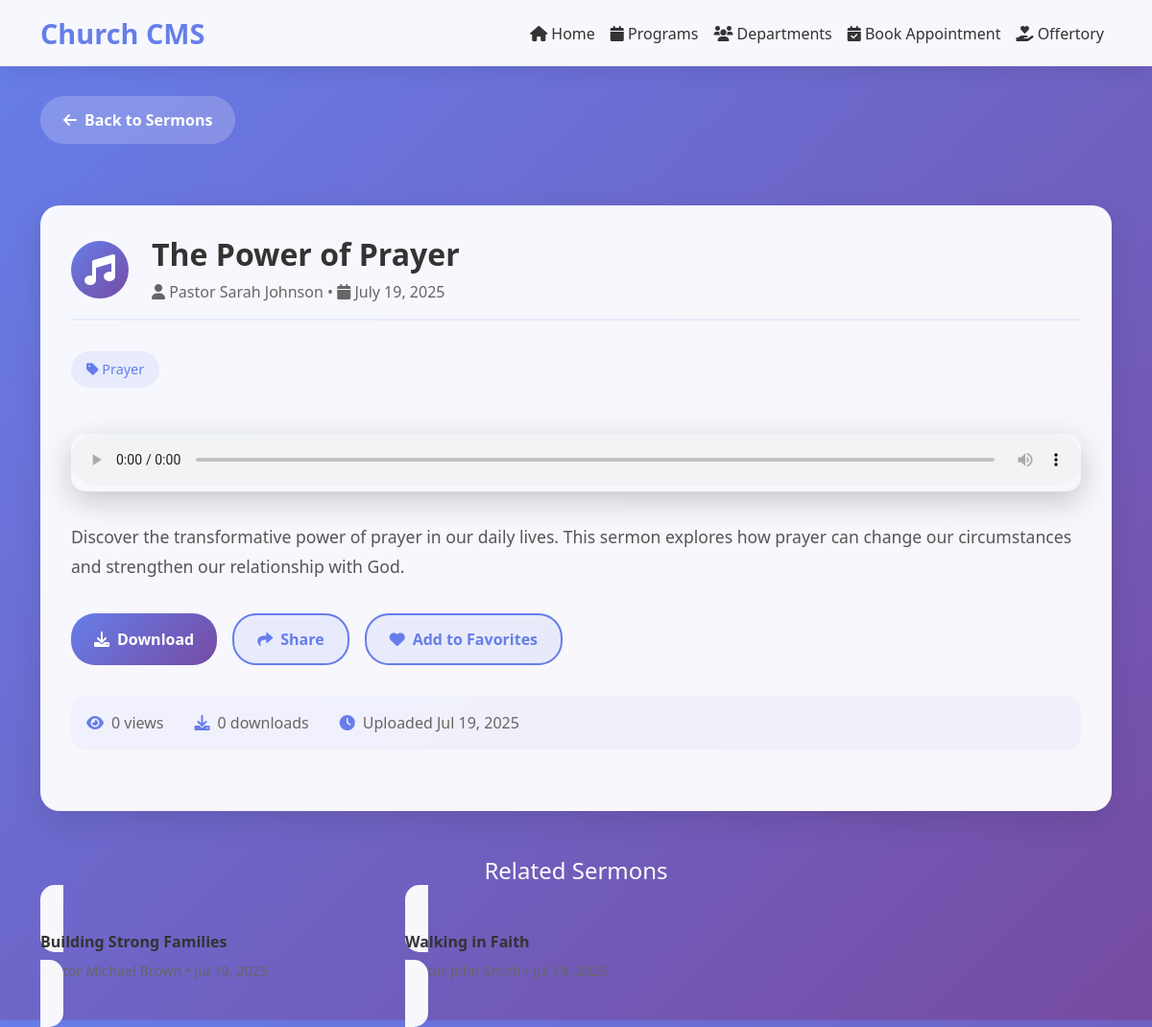
The app's page /CMS-Web/view-content.php?id=2 with its own data.
### tables this page shows
CREATE TABLE content (
    id INT AUTO_INCREMENT PRIMARY KEY,
    type ENUM('sermon', 'testimony') NOT NULL,
    title VARCHAR(255) NOT NULL,
    author VARCHAR(255) NOT NULL,
    description TEXT NOT NULL,
    category VARCHAR(100),
    file_path VARCHAR(500) NOT NULL,
    file_type VARCHAR(50),
    file_size INT,
    upload_date DATETIME DEFAULT CURRENT_TIMESTAMP,
    views INT DEFAULT 0,
    downloads INT DEFAULT 0,
    likes INT DEFAULT 0,  
    status ENUM('active', 'inactive') DEFAULT 'active',
    created_at TIMESTAMP DEFAULT CURRENT_TIMESTAMP,
    updated_at TIMESTAMP DEFAULT CURRENT_TIMESTAMP ON UPDATE CURRENT_TIMESTAMP
);

### CMS-Web/config/database.php (called while the page is built, shortened)
<?php
function getDBConnection() {
    try {
        $pdo = new PDO(
            "mysql:host=" . DB_HOST . ";dbname=" . DB_NAME . ";charset=utf8mb4",
            DB_USER,
            DB_PASS,
            [
                PDO::ATTR_ERRMODE => PDO::ERRMODE_EXCEPTION,
                PDO::ATTR_DEFAULT_FETCH_MODE => PDO::FETCH_ASSOC,
                PDO::ATTR_EMULATE_PREPARES => false
            ]
        );
        return $pdo;
    } catch (PDOException $e) {
        die("Connection failed: " . $e->getMessage());
    }
}
?>

### CMS-Web/includes/view-content-handler.php (called while the page is built, shortened)
<?php
require_once 'config/database.php';
class ViewContentHandler {
    private $pdo;
    private $content = null;
    private $relatedContent = [];
    private $contentId;
    public function __construct() {
        $this->pdo = getDBConnection();
    }
    public function processView() {
        $this->contentId = intval($_GET['id'] ?? 0);
        $this->loadContent();
        $this->loadRelatedContent();
    }
    private function loadContent() {
        $stmt = $this->pdo->prepare("SELECT * FROM content WHERE id = ? AND status = 'active'");
        $stmt->execute([$this->contentId]);
        $this->content = $stmt->fetch();
    }
    private function loadRelatedContent() {
        $stmt = $this->pdo->prepare("SELECT * FROM content WHERE type = ? AND id != ? AND status = 'active' ORDER BY upload_date DESC LIMIT 6");
        $stmt->execute([$this->content['type'], $this->contentId]);
        $this->relatedContent = $stmt->fetchAll();
    }
    public function getContent() {
        return $this->content;
    }
    public function getRelatedContent() {
        return $this->relatedContent;
    }
    public static function getFileTypeIcon($fileType) {
        switch ($fileType) {
            case 'audio':
            case 'mp3':
            case 'wav':
                return 'fas fa-music';
        }
    }
    public static function getContentTypeDisplay($type) {
        return ucfirst($type === 'sermon' ? 'Sermons' : 'Testimonies');
    }
    public function getBackUrl() {
        $type = $this->content['type'] === 'sermon' ? 'sermons' : 'testimonies';
        return "sermons-testimonies.php?type=$type";
    }
}
$handler = new ViewContentHandler();
$handler->processView();
$content = $handler->getContent();
$relatedContent = $handler->getRelatedContent();
?>

### CMS-Web/view-content.php (the view, shortened to what this page needs)
<?php
include 'includes/view-content-handler.php';
$page_title = htmlspecialchars($content['title']) . ' - Church CMS';
$back_button = '<a href="' . $handler->getBackUrl() . '" class="back-button"><i class="fas fa-arrow-left"></i> Back to ' . ViewContentHandler::getContentTypeDisplay($content['type']) . '</a>';
$content_header = '<div class="content-header">'
    .'<div class="content-icon ' . ($content['type'] === 'sermon' ? 'sermon-icon' : 'testimony-icon') . '"><i class="' . ViewContentHandler::getFileTypeIcon($content['file_type']) . '"></i></div>'
    .'<div><h1 class="content-title">' . htmlspecialchars($content['title']) . '</h1>'
    .'<div class="content-meta"><i class="fas fa-user"></i> ' . htmlspecialchars($content['author']) . ' • <i class="fas fa-calendar"></i> ' . date('F j, Y', strtotime($content['upload_date'])) . '</div></div>'
    .'</div>';
$category_html = '';
if (!empty($content['category'])) {
    $category_html = '<div class="content-category"><i class="fas fa-tag"></i> ' . ucfirst(htmlspecialchars($content['category'])) . '</div>';
}
if (ViewContentHandler::isVideo($content['file_type'])) {
    $media_player = '<div class="media-player"><video controls><source src="' . htmlspecialchars($content['file_path']) . '" type="video/mp4">Your browser does not support the video tag.</video></div>';
} elseif (ViewContentHandler::isAudio($content['file_type'])) {
    $media_player = '<div class="media-player"><audio controls><source src="' . htmlspecialchars($content['file_path']) . '" type="audio/mpeg">Your browser does not support the audio tag.</audio></div>';
}
$description_html = '<div class="content-description">' . nl2br(htmlspecialchars($content['description'])) . '</div>';
$actions_html = '<div class="action-buttons">'
    .'<a href="' . htmlspecialchars($content['file_path']) . '" class="btn btn-custom-primary" download><i class="fas fa-download"></i> Download</a>'
    .'<a href="#" class="btn btn-custom-secondary" onclick="shareContent()"><i class="fas fa-share"></i> Share</a>'
    .'<a href="#" class="btn btn-custom-secondary" onclick="addToFavorites()"><i class="fas fa-heart"></i> Add to Favorites</a>'
    .'</div>';
$stats_html = '<div class="content-stats">'
    .'<div class="stat-item"><i class="fas fa-eye"></i><span>' . number_format($content['views']) . ' views</span></div>'
    .'<div class="stat-item"><i class="fas fa-download"></i><span>' . number_format($content['downloads']) . ' downloads</span></div>';
$stats_html .= '<div class="stat-item"><i class="fas fa-clock"></i><span>Uploaded ' . date('M j, Y', strtotime($content['upload_date'])) . '</span></div></div>';
$related_html = '';
if (!empty($relatedContent)) {
    $related_html .= '<div class="related-content"><h2 class="related-title">Related ' . ViewContentHandler::getContentTypeDisplay($content['type']) . '</h2><div class="row">';
    foreach ($relatedContent as $related) {
        $related_html .= '<div class="col-lg-4 col-md-6 mb-3">'
            .'<a href="view-content.php?id=' . $related['id'] . '" class="related-card">'
            .'<div class="related-card-title">' . htmlspecialchars($related['title']) . '</div>'
            .'<div class="related-card-meta">' . htmlspecialchars($related['author']) . ' • ' . date('M j, Y', strtotime($related['upload_date'])) . '</div>'
            .'</a></div>';
    }
    $related_html .= '</div></div>';
}
$template = file_get_contents('templates/view-content.html');
$replacements = [
    '{{page_title}}' => $page_title,
    '{{back_button}}' => $back_button,
    '{{content_header}}' => $content_header,
    '{{category}}' => $category_html,
    '{{media_player}}' => $media_player,
    '{{description}}' => $description_html,
    '{{actions}}' => $actions_html,
    '{{stats}}' => $stats_html,
    '{{related_content}}' => $related_html
];
echo strtr($template, $replacements);
?>

### CMS-Web/assets/css/view-content.css (style rules this page uses)
:root { --primary-color: #667eea; --secondary-color: #764ba2; --accent-color: #f093fb; --danger-color: #f5576c; --text-dark: #333; --text-light: #666; --white: #fff; --gradient-primary: linear-gradient(135deg, var(--primary-color) 0%, var(--secondary-color) 100%); --gradient-accent: linear-gradient(135deg, var(--accent-color) 0%, var(--danger-color) 100%); }
* { margin: 0; padding: 0; box-sizing: border-box; }
body { font-family: 'Segoe UI', Tahoma, Geneva, Verdana, sans-serif; background: var(--gradient-primary); min-height: 100vh; color: var(--text-dark); }
.navbar { background: rgba(255, 255, 255, 0.95) !important; backdrop-filter: blur(10px); box-shadow: 0 2px 20px rgba(0, 0, 0, 0.1); }
.navbar-brand { font-size: 1.8rem; font-weight: bold; color: var(--primary-color) !important; }
.navbar-nav .nav-link { color: var(--text-dark) !important; font-weight: 500; transition: color 0.3s; }
.content-container { background: rgba(255, 255, 255, 0.95); border-radius: 20px; padding: 2rem; margin: 2rem 0; backdrop-filter: blur(10px); box-shadow: 0 10px 30px rgba(0, 0, 0, 0.1); }
.content-header { display: flex; align-items: center; margin-bottom: 2rem; padding-bottom: 1rem; border-bottom: 2px solid rgba(102, 126, 234, 0.1); }
.content-icon { width: 60px; height: 60px; border-radius: 50%; display: flex; align-items: center; justify-content: center; margin-right: 1.5rem; font-size: 2rem; color: var(--white); }
.sermon-icon { background: var(--gradient-primary); }
.content-title { font-size: 2rem; font-weight: 700; color: var(--text-dark); margin-bottom: 0.5rem; }
.content-meta { color: var(--text-light); font-size: 1rem; }
.content-category { background: rgba(102, 126, 234, 0.1); color: var(--primary-color); padding: 0.5rem 1rem; border-radius: 20px; font-size: 0.9rem; display: inline-block; margin-bottom: 1rem; }
.content-description { color: #555; line-height: 1.8; font-size: 1.1rem; margin: 2rem 0; }
.media-player { width: 100%; border-radius: 15px; overflow: hidden; margin: 2rem 0; box-shadow: 0 10px 30px rgba(0, 0, 0, 0.2); }
.media-player video, .media-player audio { width: 100%; border-radius: 15px; }
.action-buttons { display: flex; gap: 1rem; margin: 2rem 0; flex-wrap: wrap; }
.btn-custom-primary { background: var(--gradient-primary); color: var(--white); border: none; border-radius: 25px; font-weight: 600; transition: all 0.3s; text-decoration: none; display: inline-flex; align-items: center; gap: 0.5rem; padding: 0.8rem 1.5rem; }
.btn-custom-secondary { background: rgba(102, 126, 234, 0.1); color: var(--primary-color); border: 2px solid var(--primary-color); border-radius: 25px; font-weight: 600; transition: all 0.3s; text-decoration: none; display: inline-flex; align-items: center; gap: 0.5rem; padding: 0.8rem 1.5rem; }
.content-stats { display: flex; gap: 2rem; margin: 2rem 0; padding: 1rem; background: rgba(102, 126, 234, 0.05); border-radius: 15px; flex-wrap: wrap; }
.stat-item { display: flex; align-items: center; gap: 0.5rem; color: var(--text-light); }
.stat-item i { color: var(--primary-color); }
.related-content { margin-top: 3rem; }
.related-title { color: var(--white); font-size: 1.5rem; margin-bottom: 1.5rem; text-align: center; }
.related-card { background: rgba(255, 255, 255, 0.95); border-radius: 15px; padding: 1.5rem; margin-bottom: 1rem; transition: transform 0.3s, box-shadow 0.3s; backdrop-filter: blur(10px); text-decoration: none; color: var(--text-dark); }
.related-card-title { font-weight: 600; margin-bottom: 0.5rem; }
.related-card-meta { color: var(--text-light); font-size: 0.9rem; }
.back-button { background: rgba(255, 255, 255, 0.2); color: var(--white); border: none; padding: 0.8rem 1.5rem; border-radius: 25px; font-weight: 600; transition: all 0.3s; text-decoration: none; display: inline-flex; align-items: center; gap: 0.5rem; margin-bottom: 2rem; }

### records on screen
content: strtr($template, $replacements) "Church CMS Home Programs Departments Book Appointment Offertory", type "Sermons", title "The Power of Prayer", author "Pastor Sarah Johnson", upload_date "July 19, 2025", category "Prayer", description "Discover the transformative power of prayer in our daily lives. This sermon explores how prayer can change our circumstances and strengthen our relationship with God.", views "0", downloads "0", upload_date "Jul 19, 2025"
content: title "Building Strong Families", author "Pastor Michael Brown"
content: title "Walking in Faith", author "Pastor John Smith"
